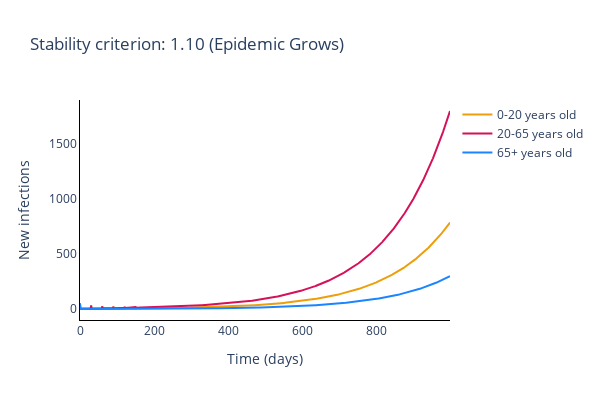
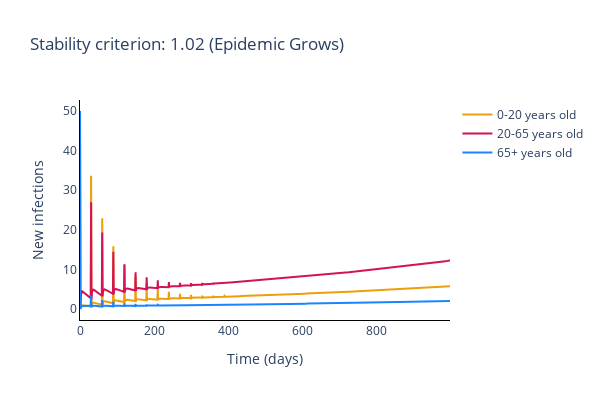
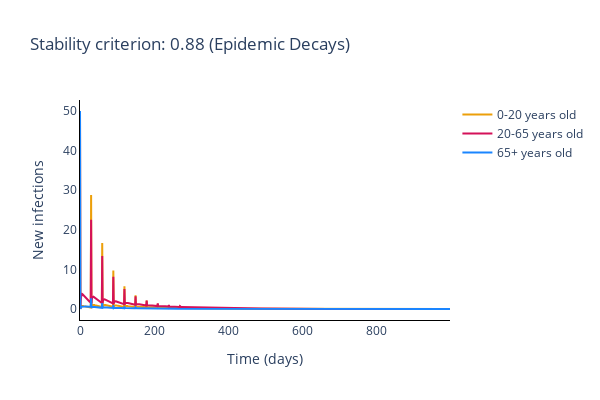
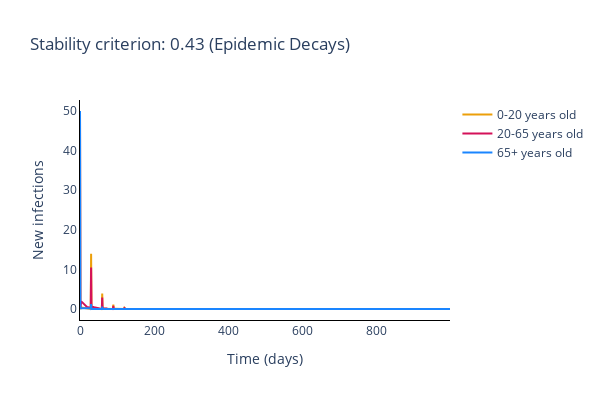

Notebook source saved alongside these figures, in order:
### Markdown cell above
### Plot disagreggated local incidence numbers

### Code cell
for _, desagg_cases in enumerate(deterministic_cases):
    # Identify fate of epidemic
    if stability_criterion[_] < 1:
        fate = '(Epidemic Decays)'
    else:
        fate = '(Epidemic Grows)'

    # Plot (bar chart cases each day)
    fig = go.Figure()

    for cat in range(num_categories):
        # Plot of incidences for category
        fig.add_trace(
            go.Scatter(
                x=times,
                y=desagg_cases[:, cat],
                name=trace_names[cat],
                line_color=colour_names[cat]
            )
        )

    # Add axis labels
    fig.update_layout(
        width=600, 
        height=400,
        plot_bgcolor='white',
        title='Stability criterion: {:.2f} '.format(stability_criterion[_])  + fate,
        xaxis=dict(linecolor='black'),
        xaxis_title='Time (days)',
        yaxis=dict(linecolor='black'),
        yaxis_title='New infections'
    )

    fig.write_image('images/Det_SC_{}.pdf'.format(_+1))
    fig.show()

### Figure 1 — Plotly figure (JSON) as saved in the notebook; plotly's stock layout.template omitted (floating-point values rounded to 4 significant figures; data arrays with more than 128 entries replaced by an {"elided": "..."} marker saying what was removed)
{"data": [{"line": {"color": "#EC9F0A"}, "name": "0-20 years old", "type": "scatter", "x": {"elided": "1000 int values"}, "y": {"elided": "1000 float values"}}, {"line": {"color": "#D41159"}, "name": "20-65 years old", "type": "scatter", "x": {"elided": "1000 int values"}, "y": {"elided": "1000 float values"}}, {"line": {"color": "#1A85FF"}, "name": "65+ years old", "type": "scatter", "x": {"elided": "1000 int values"}, "y": {"elided": "1000 float values"}}], "layout": {"height": 400, "plot_bgcolor": "white", "title": {"text": "Stability criterion: 1.10 (Epidemic Grows)"}, "width": 600, "xaxis": {"linecolor": "black", "title": {"text": "Time (days)"}}, "yaxis": {"linecolor": "black", "title": {"text": "New infections"}}}}

### Figure 2 — Plotly figure (JSON) as saved in the notebook; plotly's stock layout.template omitted (floating-point values rounded to 4 significant figures; data arrays with more than 128 entries replaced by an {"elided": "..."} marker saying what was removed)
{"data": [{"line": {"color": "#EC9F0A"}, "name": "0-20 years old", "type": "scatter", "x": {"elided": "1000 int values"}, "y": {"elided": "1000 float values"}}, {"line": {"color": "#D41159"}, "name": "20-65 years old", "type": "scatter", "x": {"elided": "1000 int values"}, "y": {"elided": "1000 float values"}}, {"line": {"color": "#1A85FF"}, "name": "65+ years old", "type": "scatter", "x": {"elided": "1000 int values"}, "y": {"elided": "1000 float values"}}], "layout": {"height": 400, "plot_bgcolor": "white", "title": {"text": "Stability criterion: 1.02 (Epidemic Grows)"}, "width": 600, "xaxis": {"linecolor": "black", "title": {"text": "Time (days)"}}, "yaxis": {"linecolor": "black", "title": {"text": "New infections"}}}}

### Figure 3 — Plotly figure (JSON) as saved in the notebook; plotly's stock layout.template omitted (floating-point values rounded to 4 significant figures; data arrays with more than 128 entries replaced by an {"elided": "..."} marker saying what was removed)
{"data": [{"line": {"color": "#EC9F0A"}, "name": "0-20 years old", "type": "scatter", "x": {"elided": "1000 int values"}, "y": {"elided": "1000 float values"}}, {"line": {"color": "#D41159"}, "name": "20-65 years old", "type": "scatter", "x": {"elided": "1000 int values"}, "y": {"elided": "1000 float values"}}, {"line": {"color": "#1A85FF"}, "name": "65+ years old", "type": "scatter", "x": {"elided": "1000 int values"}, "y": {"elided": "1000 float values"}}], "layout": {"height": 400, "plot_bgcolor": "white", "title": {"text": "Stability criterion: 0.88 (Epidemic Decays)"}, "width": 600, "xaxis": {"linecolor": "black", "title": {"text": "Time (days)"}}, "yaxis": {"linecolor": "black", "title": {"text": "New infections"}}}}

### Figure 4 — Plotly figure (JSON) as saved in the notebook; plotly's stock layout.template omitted (floating-point values rounded to 4 significant figures; data arrays with more than 128 entries replaced by an {"elided": "..."} marker saying what was removed)
{"data": [{"line": {"color": "#EC9F0A"}, "name": "0-20 years old", "type": "scatter", "x": {"elided": "1000 int values"}, "y": {"elided": "1000 float values"}}, {"line": {"color": "#D41159"}, "name": "20-65 years old", "type": "scatter", "x": {"elided": "1000 int values"}, "y": {"elided": "1000 float values"}}, {"line": {"color": "#1A85FF"}, "name": "65+ years old", "type": "scatter", "x": {"elided": "1000 int values"}, "y": {"elided": "1000 float values"}}], "layout": {"height": 400, "plot_bgcolor": "white", "title": {"text": "Stability criterion: 0.43 (Epidemic Decays)"}, "width": 600, "xaxis": {"linecolor": "black", "title": {"text": "Time (days)"}}, "yaxis": {"linecolor": "black", "title": {"text": "New infections"}}}}
